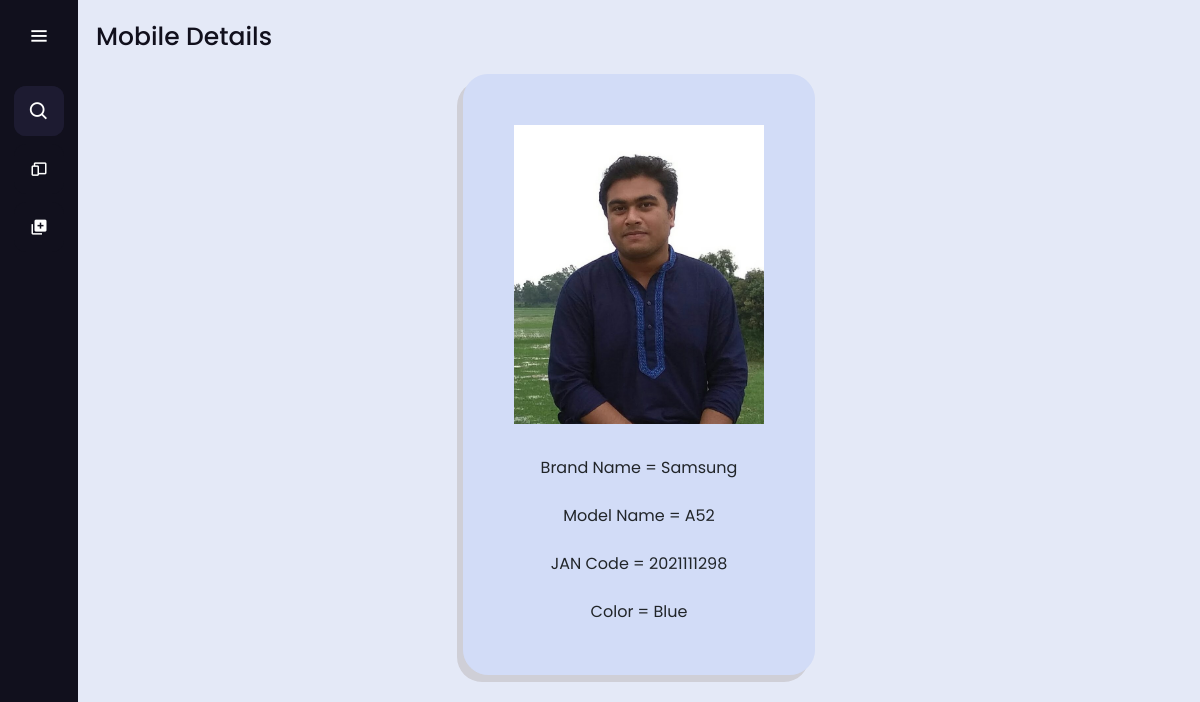
Screenshot of /mobile_details/10/ with the database file from the repository.
### mobile/models.py (models this page shows, shortened)
class Mobile(models.Model):
    brandName = models.CharField(max_length=50)
    modelName = models.CharField(max_length=500)
    color = models.CharField(max_length=150)
    janCode = models.DecimalField(unique=True, max_digits=13, decimal_places=0, validators=[MinValueValidator(8, message="JAN value is between 8 and 13 digit")])
    image = models.ImageField(upload_to='Mobile', null=True, blank=True, default='mobile.png')

### mobile/views.py (the view)
# urls.py: path('mobile_details/<pk>/', views.MobileDetails.as_view(), name='mobile_details'),
class MobileDetails(DetailView):
    context_object_name = 'mobile'
    model = Mobile
    template_name = 'mobile/detailsInfo.html'

### mobile/templates/mobile/detailsInfo.html (shortened to what this page needs)
{% extends 'base.html' %}
{% block body %}
<div class="text">Mobile Details</div>
<div class="mobileForm">
    <div class="form">
        <div class="image">
            <img style="max-width: 250px; margin-bottom: 2rem" src="{{ mobile.image.url }}" alt="">
        </div>
        Brand Name = {{ mobile.brandName }} <br><br>
        Model Name = {{ mobile.modelName }} <br><br>
        JAN Code = {{ mobile.janCode }} <br><br>
        Color = {{ mobile.color }}
    </div>
</div>
{% endblock %}

### static/css/base.css (style rules this page uses)
* { margin: 0; padding: 0; box-sizing: border-box; font-family: "Poppins", sans-serif; }
.mobileForm { text-align: center; }
.mobileForm .form { display: inline-block; box-sizing: border-box; box-shadow: -6px 7px #cfcfd7; border: 1px solid #d2dcf7; border-radius: 25px; padding: 50px; background-color: #d2dcf7; }
.home-section .text { display: inline-block; color: #11101d; font-size: 25px; font-weight: 500; margin: 18px }

### rows the page displays
Mobile: image (picture), brandName "Samsung", modelName "A52", janCode "2021111298", color "Blue"
